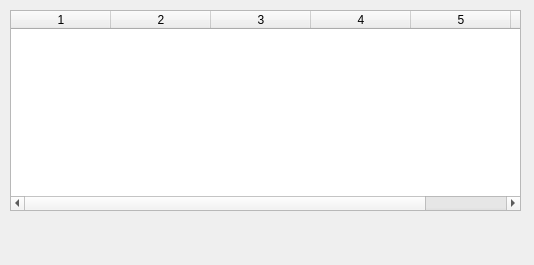
<?xml version="1.0" encoding="UTF-8"?>
<ui version="4.0">
 <class>MainWindow</class>
 <widget class="QMainWindow" name="MainWindow">
  <property name="geometry">
   <rect>
    <x>0</x>
    <y>0</y>
    <width>534</width>
    <height>265</height>
   </rect>
  </property>
  <property name="windowTitle">
   <string>MainWindow</string>
  </property>
  <widget class="QWidget" name="centralwidget">
   <widget class="QTableWidget" name="tableWidget">
    <property name="geometry">
     <rect>
      <x>10</x>
      <y>10</y>
      <width>511</width>
      <height>201</height>
     </rect>
    </property>
    <property name="minimumSize">
     <size>
      <width>500</width>
      <height>200</height>
     </size>
    </property>
    <property name="lineWidth">
     <number>-6</number>
    </property>
    <property name="editTriggers">
     <set>QAbstractItemView::NoEditTriggers</set>
    </property>
    <property name="selectionBehavior">
     <enum>QAbstractItemView::SelectRows</enum>
    </property>
    <property name="columnCount">
     <number>6</number>
    </property>
    <attribute name="horizontalHeaderCascadingSectionResizes">
     <bool>true</bool>
    </attribute>
    <attribute name="horizontalHeaderMinimumSectionSize">
     <number>12</number>
    </attribute>
    <column/>
    <column/>
    <column/>
    <column/>
    <column/>
    <column/>
   </widget>
  </widget>
  <action name="actiong">
   <property name="text">
    <string>添加自选</string>
   </property>
  </action>
  <action name="actionf">
   <property name="text">
    <string>设置</string>
   </property>
  </action>
 </widget>
 <resources/>
 <connections/>
</ui>
